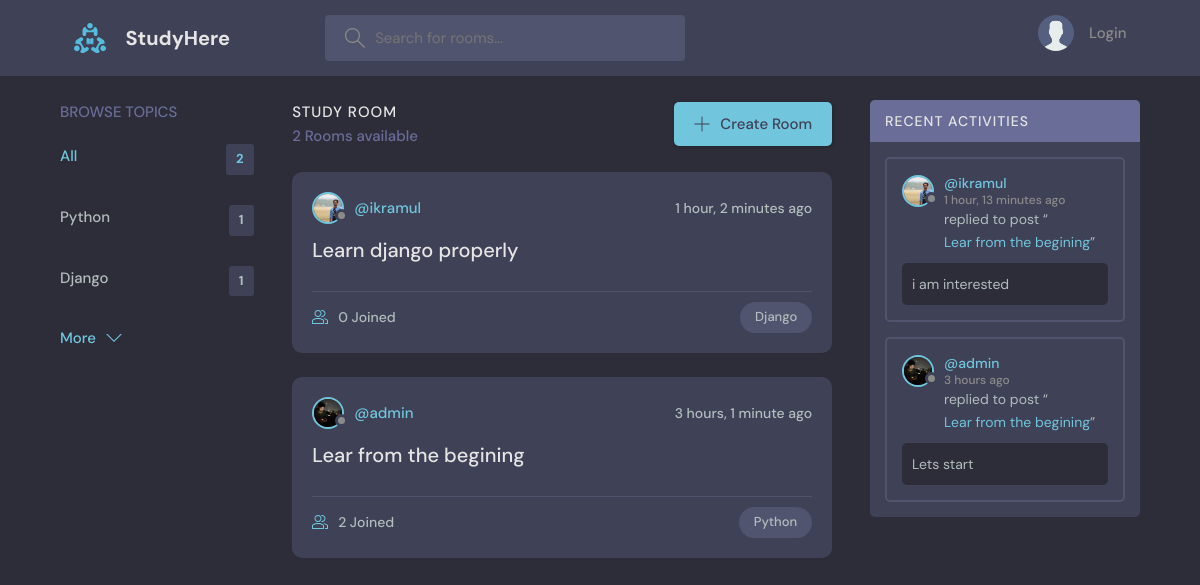
The page / on the database its author committed.
### base/models.py (models this page shows, shortened)
class Topic(models.Model):
    name = models.CharField(max_length=200)

class Room(models.Model):
    host = models.ForeignKey(User, on_delete=models.SET_NULL, null=True)
    topic = models.ForeignKey(Topic, on_delete=models.SET_NULL, null=True)
    name = models.CharField(max_length=200)
    description = models.TextField(null=True, blank=True)
    participants = models.ManyToManyField(User, related_name='participants', blank=True)
    updated = models.DateTimeField(auto_now=True)
    created = models.DateTimeField(auto_now_add=True)
    class Meta:
        ordering = ['-updated', '-created']
    def __str__(self):
        return self.name

class User(AbstractUser):
    name = models.CharField(max_length=200, null=True)
    email = models.EmailField(unique=True, null=True)
    bio = models.TextField(null=True)
    avatar = models.ImageField(null=True, default='avatar.svg')
    USERNAME_FIELD = 'email'
    REQUIRED_FIELDS = []

class Message(models.Model):
    user = models.ForeignKey(User, on_delete=models.CASCADE)
    room = models.ForeignKey(Room, on_delete=models.CASCADE)
    body = models.TextField()
    updated = models.DateTimeField(auto_now=True)
    created = models.DateTimeField(auto_now_add=True)
    class Meta:
        ordering = ['-updated', '-created']

### base/views.py (the view)
# urls.py: path('', views.home, name='home'),
def home(request):
    q = request.GET.get('q') if request.GET.get('q') != None else ''
    rooms = Room.objects.filter(
        Q(topic__name__icontains=q) |
        Q(name__icontains=q) |
        Q(description__icontains=q)
    )
    topic = Topic.objects.all()[0:5]
    room_count = rooms.count()
    room_messages = Message.objects.filter(Q(room__topic__name__icontains=q))
    context = {'rooms': rooms, 'topics': topic, 'room_count': room_count,
                'room_messages': room_messages}
    return render(request, 'base/home.html', context)

### base/templates/base/home.html (shortened to what this page needs)
{% extends 'main.html' %}
{% block content %}
<main class="layout layout--3">
  <div class="container">
    {% include 'base/topics_component.html' %}
    <div class="roomList">
      <div class="roomList__header">
        <div>
          <h2>Study Room</h2>
          <p>{{room_count}} Rooms available</p>
        </div>
        <a class="btn btn--main" href="{% url 'create-room' %}">
          <svg version="1.1" xmlns="http://www.w3.org/2000/svg" width="32" height="32" viewBox="0 0 32 32">
            <title>add</title>
            <path
              d="M16.943 0.943h-1.885v14.115h-14.115v1.885h14.115v14.115h1.885v-14.115h14.115v-1.885h-14.115v-14.115z"
            ></path>
          </svg>
          Create Room
        </a>
      </div>
      {% include 'base/feed_component.html' %}
    </div>
    {% include 'base/activity_component.html' %}
  </div>
</main>
{% endblock %}

### base/templates/base/topics_component.html
<div class="topics">
    <div class="topics__header">
      <h2>Browse Topics</h2>
    </div>
    <ul class="topics__list">
      <li>
        <a href="{% url 'topics' %}" class="active">All <span>{{topics.count}}</span></a>
      </li>
      {% for topic in topics %}
      <li>
        <a href="{% url 'home' %}?q={{topic.name}}">{{topic.name}}<span>{{topic.room_set.all.count}}</span></a>
      </li>
      {% endfor %}
    </ul>
    <a class="btn btn--link" href="{% url 'topics' %}">
      More
      <svg version="1.1" xmlns="http://www.w3.org/2000/svg" width="32" height="32" viewBox="0 0 32 32">
        <title>chevron-down</title>
        <path d="M16 21l-13-13h-3l16 16 16-16h-3l-13 13z"></path>
      </svg>
    </a>
</div>

### base/templates/base/feed_component.html (shortened to what this page needs)
{% for room in rooms %}
<div class="roomListRoom">
  <div class="roomListRoom__header">
    <a href="{% url 'user-profile' room.host.id %}" class="roomListRoom__author">
      <div class="avatar avatar--small">
        <img src="{{room.host.avatar.url}}" />
      </div>
      <span>@{{room.host.username}}</span>
    </a>
    <div class="roomListRoom__actions">
      <span>{{room.created|timesince}} ago</span>
    </div>
  </div>
  <div class="roomListRoom__content">
    <a href="{% url 'room' room.id %}">{{room.name}}</a>
  </div>
  <div class="roomListRoom__meta">
    <a href="{% url 'room' room.id %}" class="roomListRoom__joined">
      {{room.participants.all.count}} Joined
    </a>
    <p class="roomListRoom__topic">{{room.topic.name}}</p>
  </div>
</div>
{% endfor %}

### base/templates/base/activity_component.html (shortened to what this page needs)
<div class="activities">
  <div class="activities__header">
    <h2>Recent Activities</h2>
  </div>
  {% for message in room_messages %}
  <div class="activities__box">
    <div class="activities__boxHeader roomListRoom__header">
      <a
        href="{% url 'user-profile' message.user.id %}"
        class="roomListRoom__author"
      >
        <div class="avatar avatar--small">
          <img src="{{message.user.avatar.url}}" />
        </div>
        <p>
          @{{message.user.username}}
          <span>{{message.created|timesince}} ago</span>
        </p>
      </a>
    </div>
    <div class="activities__boxContent">
      <p>
        replied to post “<a href="{% url 'room' message.room.id %}"
          >{{message.room}}</a
        >”
      </p>
      <div class="activities__boxRoomContent">{{message.body}}</div>
    </div>
  </div>
  {% endfor %}
</div>

### rows shown on the page
Topic: name "Python", room_set.all.count "1"
Topic: name "Django", room_set.all.count "1"
Room: host.avatar (picture), host.username "ikramul", created "1 hour, 2 minutes", name "Learn django properly", participants.all.count "0", topic.name "Django"
Room: host.avatar (picture), host.username "admin", created "3 hours, 1 minute", name "Lear from the begining", participants.all.count "2", topic.name "Python"
Message: user.avatar (picture), user.username "ikramul", created "1 hour, 13 minutes", room "Lear from the begining", body "i am interested"
Message: user.avatar (picture), user.username "admin", created "3 hours", room "Lear from the begining", body "Lets start"

### other values the page prints
{{ topics.count }} "2"
{{ room_count }} "2"
